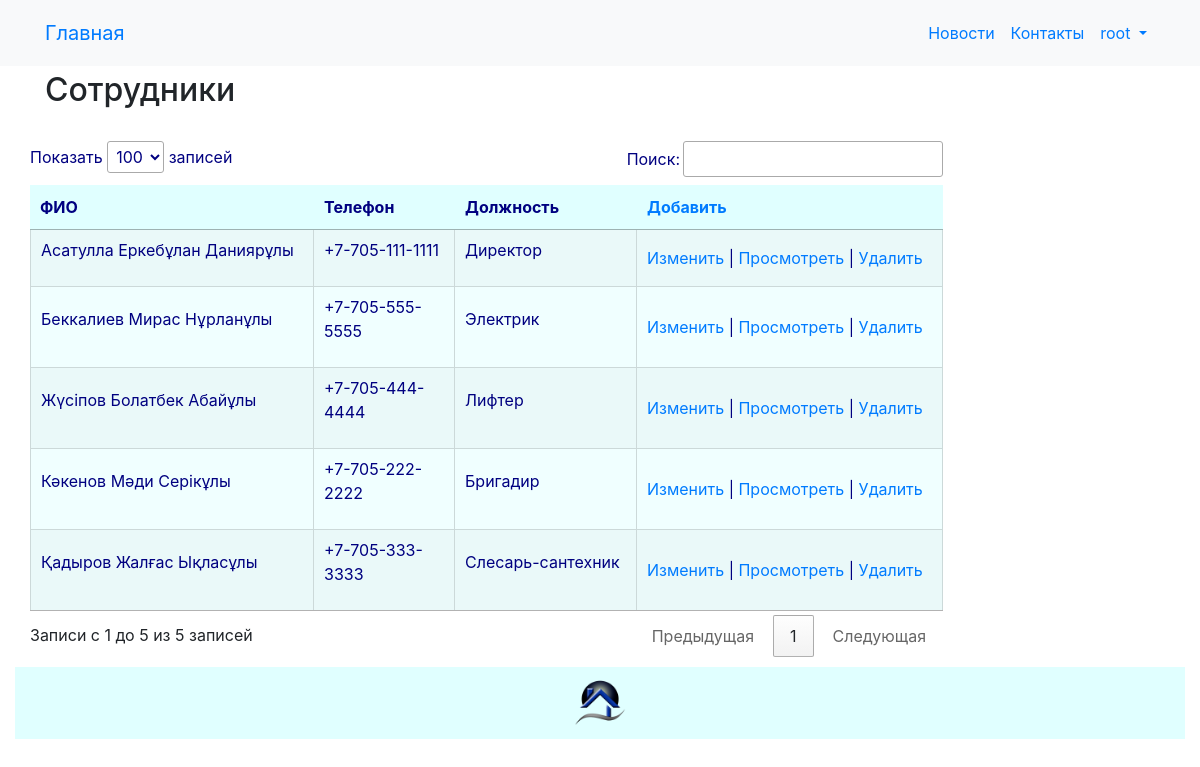
The app's page /employee/index/ (signed in) with its own data.
### orlov/models.py (models this page shows, shortened)
class Employee(models.Model):
    SEX_CHOICES = (
        ('М','М'),
        ('Ж', 'Ж'),
    )
    surname = models.CharField(_('surname'), max_length=64)
    name = models.CharField(_('name'), max_length=64)
    patronymic = models.CharField(_('patronymic'), max_length=64, blank=True, null=True)
    sex = models.CharField(_('sex'), max_length=1, choices=SEX_CHOICES, default='М')
    birthday = models.DateTimeField(_('birthday'))
    address = models.CharField(_('address'), max_length=128, blank=True, null=True)
    phone = models.CharField(_('phone'), max_length=128, blank=True, null=True)
    position = models.ForeignKey(Position, related_name='employee_position', on_delete=models.CASCADE)
    class Meta:
        db_table = 'employee'
        indexes = [
            models.Index(fields=['surname']),
            models.Index(fields=['name']),
            models.Index(fields=['patronymic']),
            models.Index(fields=['position']),
        ]
        ordering = ['surname', 'name', 'patronymic']
    @property
    def fio(self):
        return '%s %s %s' % (self.surname, self.name, self.patronymic)

class Position(models.Model):
    title = models.CharField(_('position_title'), unique=True, max_length=64)
    class Meta:
        db_table = 'position'
        indexes = [
            models.Index(fields=['title']),
        ]
        ordering = ['title']
    def __str__(self):
        return self.title

### orlov/views.py (the view)
# urls.py: path('employee/index/', views.employee_index, name='employee_index'),
@login_required
@group_required("Managers")
def employee_index(request):
    employee = Employee.objects.all().order_by('surname')
    return render(request, "employee/index.html", {"employee": employee})

### orlov/views.py (called while the page is built)
def group_required(*group_names):
    def in_groups(u):
        if u.is_authenticated:
            if bool(u.groups.filter(name__in=group_names)) | u.is_superuser:
                return True
        return False
    return user_passes_test(in_groups, login_url='403')

### templates/employee/index.html (shortened to what this page needs)
{% extends "base.html" %}
{% load i18n %}
{% block content %}
<h2>{% trans "employees" %}</h2>
<br>
{% if employee.count > 0 %}
<div class="row">
	<table id="myTable" class="cell-border hover stripe" style="width:100%">
		<thead>
			<tr>
				<th>{% trans "fio" %}</th>
				<th>{% trans "phone" %}</th>
				<th>{% trans "position" %}</th>
				<th><a href="{% url 'employee_create'%}">{% trans "Add" %}</a></th>
			</tr>
		</thead>
		<tbody>
			{% for n in employee %}
			<tr>
				<td>
					<p>{{ n.fio }}</p>
				</td>
				<td>
					<p>{{ n.phone }}</p>
				</td>
				<td>
					<p>{{ n.position }}</p>
				</td>
				<td>
					<a href="{% url 'employee_edit' n.id %}">{% trans "Change" %}</a> |
					<a href="{% url 'employee_read' n.id %}">{% trans "View" %}</a> |
					<a onclick="return confirm('Удалить запись?')" href="{% url 'employee_delete' n.id %}">{% trans "Delete" %}</a>
				</td>
			</tr>
			{% endfor %}
		</tbody>
	</table>
</div>
{% else %}
<a href="{% url 'employee_create'%}">{% trans "Add" %}</a>
{% endif %}
{% endblock content %}

### templates/base.html (shortened to what this page needs)
<!DOCTYPE html>
{% load static %}
{% load i18n %}
<html>
<head>
	<link rel="stylesheet" href="{% static 'css/styles.css' %}" />
	<link rel="stylesheet" href="https://maxcdn.bootstrapcdn.com/bootstrap/4.0.0/css/bootstrap.min.css">
	<link rel="stylesheet" href="{% static 'css/choosen.css' %}" />
</head>
	<nav class="navbar navbar-expand-sm bg-light">
		<div class="container">
			<a class="navbar-brand" href="{{ HTTP_HOST }}/">{% trans "Home" %}</a>
			<div class="collapse navbar-collapse" id="mainMenu">
				<ul class="navbar-nav ml-auto">
					<li class="nav-item">
						<a class="nav-link" href="{% url 'news_list' %}">{% trans "newss" %}</a>
					</li>
					<li class="nav-item">
						<a class="nav-link" href="{% url 'contact' %}">{% trans "contacts" %}</a>
					</li>
					{% if user.is_authenticated %}
						<li class="nav-item dropdown">
							<a class="nav-link dropdown-toggle" href="#" id="userMenu" data-toggle="dropdown" aria-haspopup="true" aria-expanded="false">
							{{ user.username }}
							</a>
						</li>
					{% else %}
						<form class="form-inline ml-auto">
							<a href="{% url 'login' %}" class="btn btn-outline-secondary">{% trans "Log In" %}</a>
							<a href="{% url 'signup' %}" class="btn btn-primary ml-2">{% trans "Sign up" %}</a>
						</form>
					{% endif %}
						{% get_current_language as LANGUAGE_CODE %}
						{% get_available_languages as LANGUAGES %}
						{% get_language_info_list for LANGUAGES as languages %}
				</ul>
			</div>
		</div>
	</nav>
<body>
	<div class="container">
		{% block content%}{% endblock content %}
	</div>
</body>
<footer class="container-fluid text-center bg-lightgray">
	<div class="copyrights">
		<img src="{% static 'images/logo.png' %}" alt="logo" style="height:72px; width: 72px; padding: 10px;">
	</div>
</footer>
<link rel="stylesheet" href="https://cdn.datatables.net/1.11.2/css/jquery.dataTables.min.css">
</html>

### static/css/styles.css (style rules this page uses)
body { font-family: Geneva, Arial, Helvetica, sans-serif; }
.container { padding: 5px; }
.container-fluid { padding: 5px; }
p, ul,li, label { color: navy; }
h1, h2, h3, h4, h5, h6 { color: navy; }
.copyrights { background-color: lightcyan; }
table.dataTable thead { background-color: lightcyan; color: navy; }
table.dataTable tbody { background-color: azure; }
table.dataTable td { background-color: azure; color: navy; }
table { color: navy; }
#footer h1, p, ul,li { color: navy; }

### records on screen
Employee: fio "Асатулла Еркебұлан Даниярұлы", phone "+7-705-111-1111", position "Директор"
Employee: fio "Беккалиев Мирас Нұрланұлы", phone "+7-705-555-5555", position "Электрик"
Employee: fio "Жүсіпов Болатбек Абайұлы", phone "+7-705-444-4444", position "Лифтер"
Employee: fio "Кәкенов Мәди Серікұлы", phone "+7-705-222-2222", position "Бригадир"
Employee: fio "Қадыров Жалғас Ықласұлы", phone "+7-705-333-3333", position "Слесарь-сантехник"

### other values on screen
{{ user.username }} "root"
